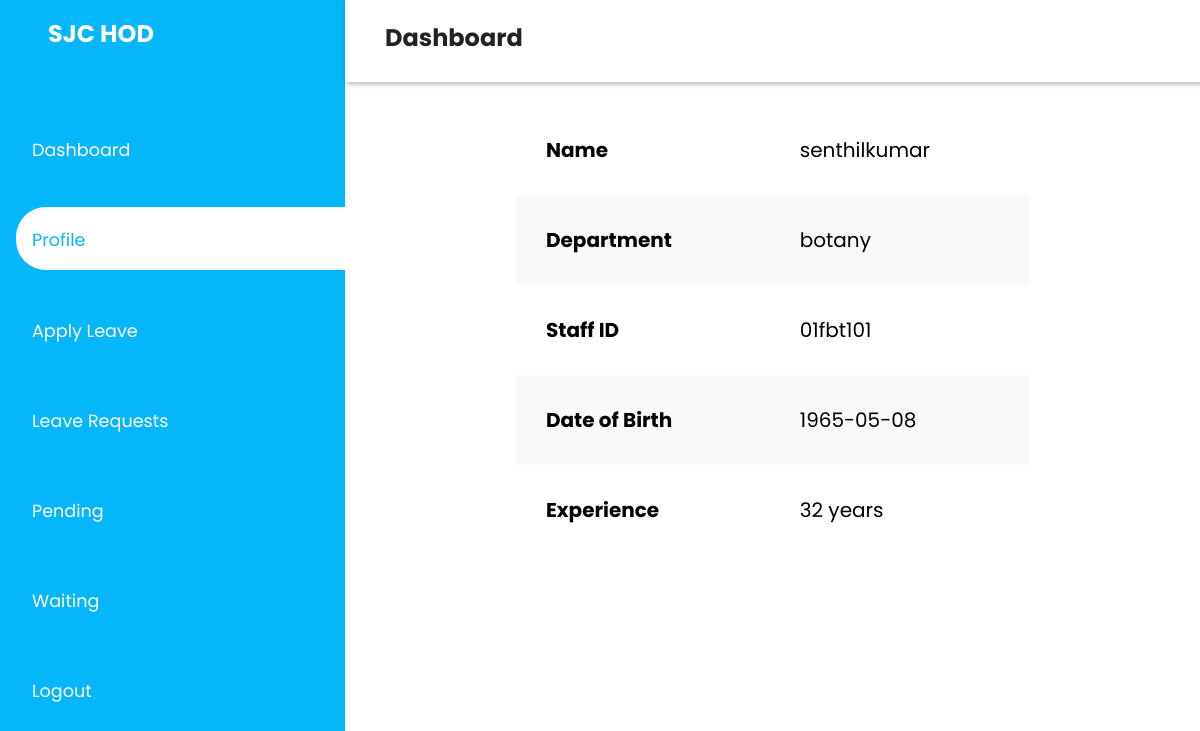
/HODs/profile.php (signed in), run on the app's committed database.
### tables this page shows
CREATE TABLE `faculty_details` (
  `s_id` varchar(20) NOT NULL,
  `name` varchar(30) NOT NULL,
  `department` varchar(30) NOT NULL,
  `dob` date NOT NULL
);

### HODs/profile.php (the view, shortened to what this page needs)
<?php
if ($_SESSION['s_id'] && $_SESSION['position'] == 'hod') {
?>
    <!DOCTYPE html>
    <html lang="en">
    <head>
        <link rel='stylesheet' href="profile3.css">
        <link rel="stylesheet" type="text/css" href="../compenents/sidebar/sidebar.css">
        <link rel="stylesheet" href="https://maxst.icons8.com/vue-static/landings/line-awesome/font-awesome-line-awesome/css/all.min.css">
        <link rel="stylesheet" href="https://maxst.icons8.com/vue-static/landings/line-awesome/line-awesome/1.3.0/css/line-awesome.min.css">
    </head>
    <body>
        <?php include "Hodsidebar.php"; ?>
        <div class="main-content">
            <?php include "header.php"; ?>
            <?php
            include("..//database/Databasedemo.php");
            $id = $_SESSION['s_id'];
            $sql = "SELECT * FROM faculty_details WHERE s_id='$id'";
            $result = mysqli_query($conn, $sql);
            ?>
            <div>
                <div>
                    <table>
                        <tr>
                            <td class="bold">Name</td>
                            <td><?php
                                if ($result->num_rows > 0) {
                                    $row = $result->fetch_assoc();
                                    $name = $row['name'];
                                    $dep = $row['department'];
                                    $dob = $row['dob'];
                                    echo  $name;
                                } ?></td>
                        </tr>
                        <tr>
                            <td class="bold">Department</td>
                            <td><?php echo $dep; ?></td>
                        </tr>
                        <tr>
                            <td class="bold">Staff ID</td>
                            <td><?php echo $id; ?></td>
                        </tr>
                        <tr>
                            <td class="bold">Date of Birth</td>
                            <td><?php echo $dob; ?></td>
                        </tr>
                        <tr>
                            <td class="bold">Experience</td>
                            <td><?php $exp = '32 years';
                                echo $exp ?></td>
                        </tr>
                    </table>
                </div>
            </div>
        </div>
    </body>
    </html>
<?php
} else {
    header("location:../Login/home.php");
}
?>

### HODs/profile3.css (style rules this page uses)
table { width: 60%; border-collapse: collapse; margin-top: 20px; margin-left: 20%; }
td { padding: 30px; text-align: left; font-size: 20px; }
tr:nth-child(even) { background-color: #f9f9f9; padding: 20px; }
.main-content { margin-top: 5%; }
.bold { font-weight: bold; left: 10px; }

### IQAC/sidebar.css (style rules this page uses)
:root { --main-color:#05b6fa; --color-dark:#5c6968; --text-grey:#8390a2; --difrent:#b5afaf; }
* { padding: 0; margin: 0; box-sizing: border-box; list-style: none; text-decoration: none; font-family: 'Poppins',sans-serif; }
.main-content { transition: margin-left 300ms; margin-left: 345px; }
.main-content { margin-left: 345px; }

### IQAC/Hodsidebar.css (style rules this page uses)
:root { --main-color:#05b6fa; --color-dark:#5c6968; --text-grey:#8390a2; --difrent:#b5afaf; }
* { padding: 0; margin: 0; box-sizing: border-box; list-style: none; text-decoration: none; font-family: 'Poppins',sans-serif; }
.main-content { transition: margin-left 300ms; margin-left: 345px; }
.main-content { margin-left: 345px; }

### data on the page
faculty_details: name "senthilkumar", department "botany", dob "1965-05-08"

### other printed values
$id "01fbt101"
$exp "32 years"
